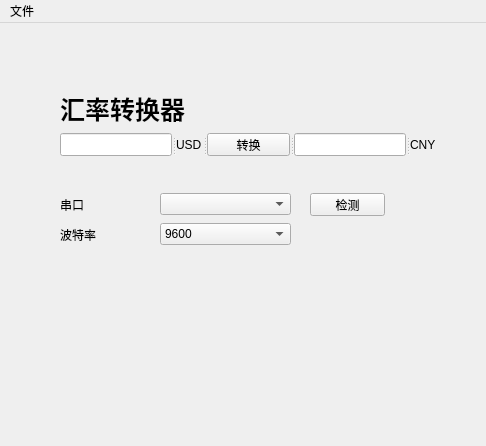
<?xml version="1.0" encoding="UTF-8"?>
<ui version="4.0">
 <class>MainWindow</class>
 <widget class="QMainWindow" name="MainWindow">
  <property name="geometry">
   <rect>
    <x>0</x>
    <y>0</y>
    <width>486</width>
    <height>446</height>
   </rect>
  </property>
  <property name="windowTitle">
   <string>MainWindow</string>
  </property>
  <widget class="QWidget" name="centralwidget">
   <widget class="QLabel" name="label_header">
    <property name="geometry">
     <rect>
      <x>60</x>
      <y>70</y>
      <width>131</width>
      <height>31</height>
     </rect>
    </property>
    <property name="font">
     <font>
      <pointsize>19</pointsize>
      <weight>75</weight>
      <bold>true</bold>
     </font>
    </property>
    <property name="text">
     <string>汇率转换器</string>
    </property>
   </widget>
   <widget class="QComboBox" name="boud_list">
    <property name="geometry">
     <rect>
      <x>160</x>
      <y>200</y>
      <width>131</width>
      <height>22</height>
     </rect>
    </property>
    <item>
     <property name="text">
      <string>9600</string>
     </property>
    </item>
    <item>
     <property name="text">
      <string>115200</string>
     </property>
    </item>
   </widget>
   <widget class="QLabel" name="label_USD_2">
    <property name="geometry">
     <rect>
      <x>60</x>
      <y>200</y>
      <width>41</width>
      <height>23</height>
     </rect>
    </property>
    <property name="text">
     <string>波特率</string>
    </property>
   </widget>
   <widget class="QLabel" name="label_USD_3">
    <property name="geometry">
     <rect>
      <x>60</x>
      <y>170</y>
      <width>41</width>
      <height>23</height>
     </rect>
    </property>
    <property name="text">
     <string>串口</string>
    </property>
   </widget>
   <widget class="QComboBox" name="port_list">
    <property name="geometry">
     <rect>
      <x>160</x>
      <y>170</y>
      <width>131</width>
      <height>22</height>
     </rect>
    </property>
   </widget>
   <widget class="QPushButton" name="btn_portScan">
    <property name="geometry">
     <rect>
      <x>310</x>
      <y>170</y>
      <width>75</width>
      <height>23</height>
     </rect>
    </property>
    <property name="text">
     <string>检测</string>
    </property>
   </widget>
   <widget class="QSplitter" name="splitter">
    <property name="geometry">
     <rect>
      <x>60</x>
      <y>110</y>
      <width>377</width>
      <height>23</height>
     </rect>
    </property>
    <property name="orientation">
     <enum>Qt::Horizontal</enum>
    </property>
    <widget class="QLineEdit" name="inputEdit"/>
    <widget class="QLabel" name="label_USD">
     <property name="text">
      <string>USD</string>
     </property>
    </widget>
    <widget class="QPushButton" name="btn_transform">
     <property name="text">
      <string>转换</string>
     </property>
    </widget>
    <widget class="QLineEdit" name="outputEdit"/>
    <widget class="QLabel" name="label_CNY">
     <property name="text">
      <string>CNY</string>
     </property>
    </widget>
   </widget>
  </widget>
  <widget class="QMenuBar" name="menubar">
   <property name="geometry">
    <rect>
     <x>0</x>
     <y>0</y>
     <width>486</width>
     <height>23</height>
    </rect>
   </property>
   <widget class="QMenu" name="menu">
    <property name="title">
     <string>文件</string>
    </property>
    <widget class="QMenu" name="menuopen">
     <property name="title">
      <string>open</string>
     </property>
     <addaction name="actionfile"/>
     <addaction name="actionfolder"/>
    </widget>
    <addaction name="menuopen"/>
   </widget>
   <addaction name="menu"/>
  </widget>
  <action name="actionfile">
   <property name="text">
    <string>file</string>
   </property>
  </action>
  <action name="actionfolder">
   <property name="text">
    <string>folder</string>
   </property>
  </action>
 </widget>
 <resources/>
 <connections/>
</ui>
